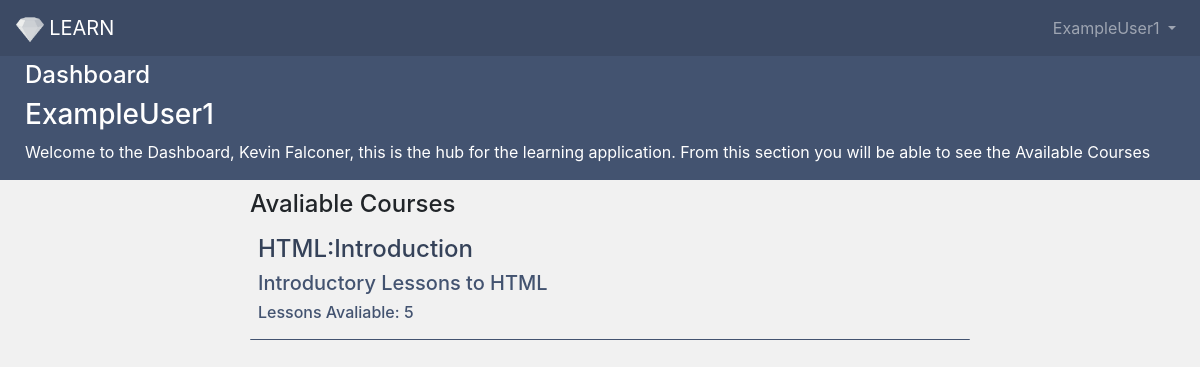
The page /dashboard/ExampleUser1/ (signed in) on the database as committed earlier.
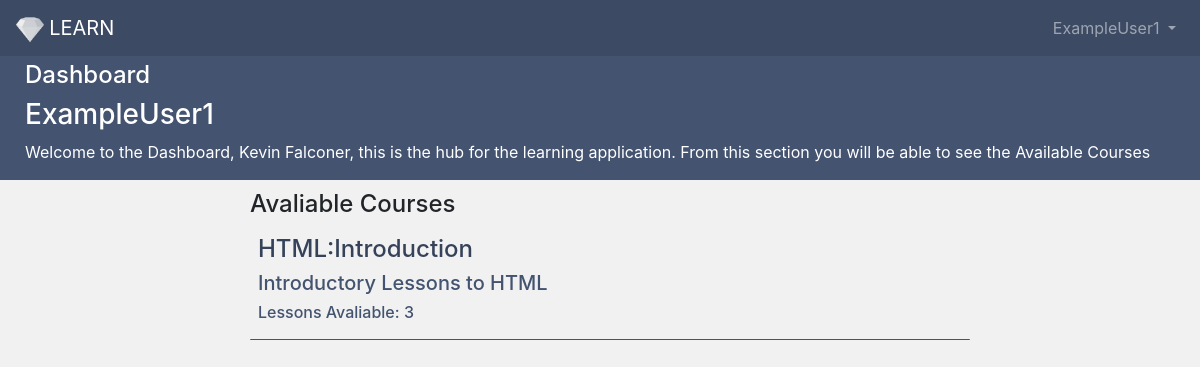
The same page on the database as committed later.
### application.py (models this page shows, shortened)
class Course(db.Model):
    __tablename__ = 'course'
    courseid = db.Column(db.Integer, primary_key=True, unique=True)
    coursename = db.Column('coursename', db.String(20), index=True)
    description = db.Column('description', db.String(500), index=True)
    lessons = db.Column(db.Integer, index=True)

### application.py (the view)
@app.route('/dashboard/<username>/')
@login_required #loginrequired handy bit of functionality that comes with flask_login which requires the user to be logged in to access certain parts of the websites
def dashboard(username):
    user = User.query.filter_by(username=username).first()
    if username != current_user.username: #stops users accessing other users dashboard
        return redirect(url_for('.dashboard', username=current_user.username))
    return render_template('dashboard.html', user=user, courses=Course.query.filter_by(coursename='HTML:Introduction')) #renders only HTML introduction course as this is the only course which is being evaluted, there are other courses in the DB table, however it was best the user could not see them

### application.py (called while the page is built)
@login_manager.user_loader
def load_user(user_id):
    return User.query.filter(User.id == int (user_id)).first()

### templates/dashboard.html (shortened to what this page needs)
<html>
<head>
	<link rel="stylesheet" href="https://maxcdn.bootstrapcdn.com/bootstrap/4.0.0/css/bootstrap.min.css">
</head>
<body>
<nav class="navbar navbar-expand-sm navbar-dark" style="background-color: #3c4a64;">
  <a class="navbar-brand" href="#"><img src="/static/img/logo_transparent.png" height="27.5" class="logo"> LEARN</a>
  <div class="collapse navbar-collapse" id="navbarSupportedContent">
    <ul class="navbar-nav ml-auto">
      <li class="nav-item active">
      <li class="nav-item dropdown">
        <a class="nav-link dropdown-toggle" href="#" id="navbarDropdown" role="button" data-toggle="dropdown" aria-haspopup="true" aria-expanded="false">
		{{user.username}}
        </a>
      </li>
    </ul>
  </div>
</nav>
		<div class="heading">
		<div class="title">
		<h4>  Dashboard</h4>
		<h3>  {{ user.username}}</h3>
		<p>   Welcome to the Dashboard, {{ user.firstname }} {{user.lastname}}, this is the hub for the learning application. From this section you will be able to see the Available Courses</p>
		</div>
		</div>
		<div class="body">
		<h4>Avaliable Courses</h4>
			{% for course in courses %}
			<div class='Course1'>
				<h4><a href='course/{{course.courseid}}' style="color: #354259; text-decoration:none">{{ course.coursename }}</a></h4>
				<h5>{{course.description}}	</h5>						<div class="lessons">
					<h6>Lessons Avaliable: {{course.lessons}}</h6>				</div>
			</div>
			<br>
			{% endfor %}
	</div>
</body>
</html>

Rows that differ between the two databases and show on the page:
changed Course "HTML:Introduction": lessons "5" → "3"
